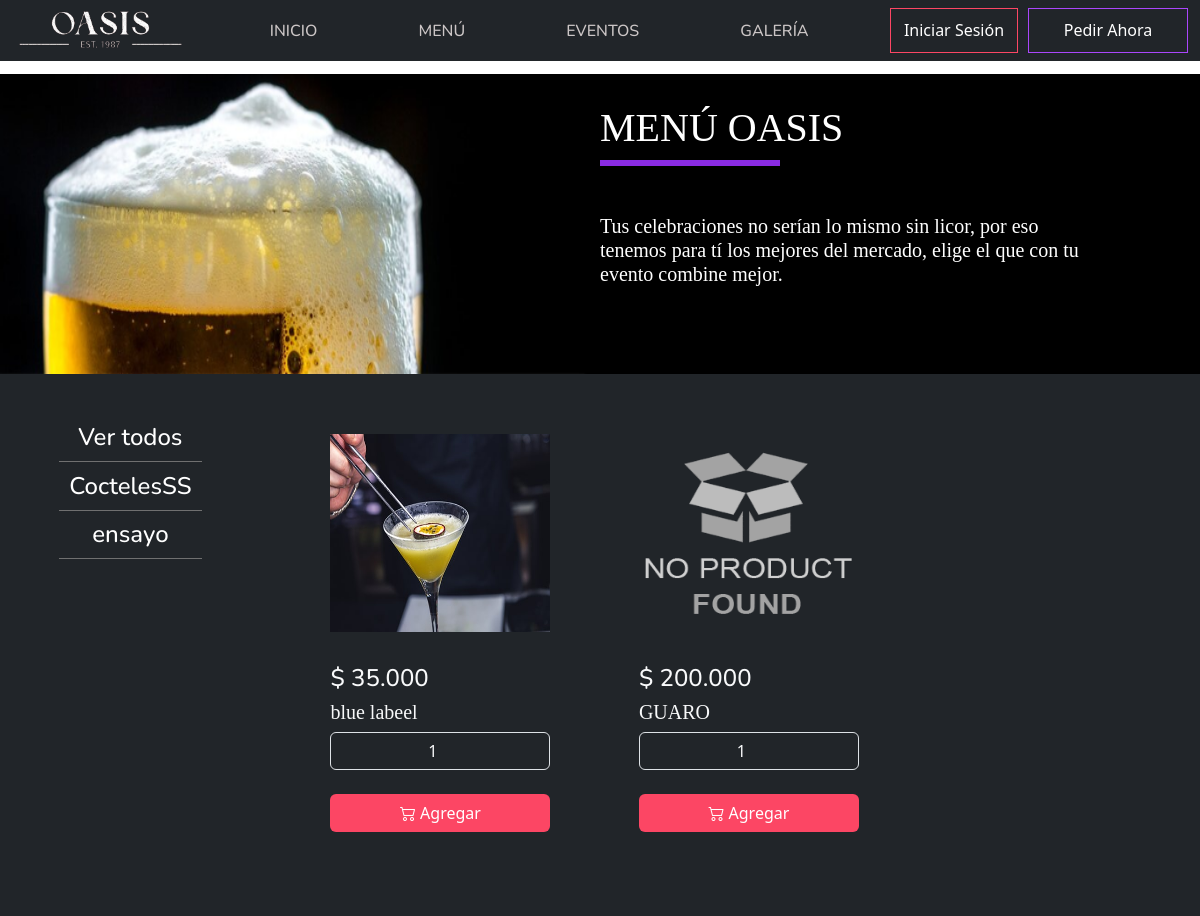
Before: /front_productos/?cat=1 with the older database file.
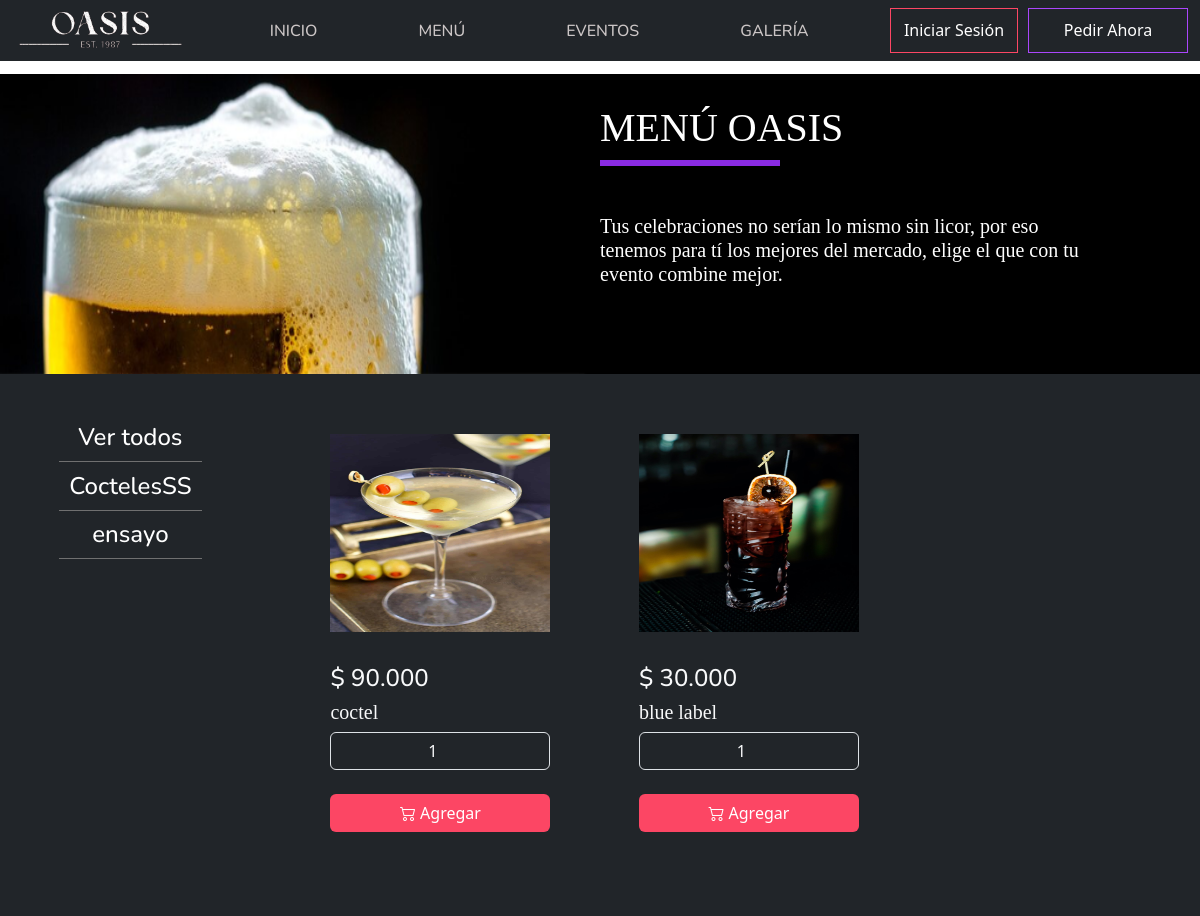
After: the same page with the newer database file.
### Oasis/models.py (models this page shows, shortened)
class Categoria(models.Model):
    nombre = models.CharField(max_length=150)
    descripcion = models.TextField()
    foto = models.ImageField(upload_to="Img_categorias/", default="Img_categorias/default.png")

class Producto(models.Model):
    nombre = models.CharField(max_length=150)
    descripcion = models.TextField()
    inventario = models.IntegerField(default=0)
    foto = models.ImageField(upload_to="Img_productos/", default="Img_productos/default.png")
    categoria = models.ForeignKey(Categoria, on_delete=models.DO_NOTHING)
    precio = models.IntegerField()

### Oasis/views.py (the view)
# urls.py: path('front_productos/', views.front_productos, name='front_productos'),
def front_productos(request):
    logueo = request.session.get("logueo", False)
    user = None
    if logueo:
        user = Usuario.objects.get(pk = logueo["id"])
    categorias = Categoria.objects.all()
    cat = request.GET.get("cat")
    if cat == None:
        productos = Producto.objects.all()
    else:
        c = Categoria.objects.get(pk=cat)
        productos = Producto.objects.filter(categoria=c)
    contexto = {"data": user,"productos": productos, "categorias": categorias}
    return render(request, "Oasis/front_productos/front_productos.html", contexto)

### Oasis/templates/Oasis/front_productos/front_productos.html (shortened to what this page needs)
{% extends 'Oasis/barNavInicio.html' %}
{% load static %}
{% load humanize %}
{% block contenedor %}
    <div class="d-flex">
        <img src="{% static 'Oasis/img/cerveza.png' %}" alt="cerveza" class="d-block w-50" style="height: 300px;">
        <div class="w-50" style="background-color: black;">
            <h1 style="color: white; font-family: Camingo; margin-top: 5%;">MENÚ OASIS</h1>
            <div style="height: 2%; background-color: blueviolet; width: 30%;"></div>
            <br>
            <br>
            <h5 style="color: white; font-family: Quicksand; width: 80%;">Tus celebraciones no serían lo mismo sin licor, por eso tenemos para tí los mejores del mercado, elige el que con tu evento combine mejor.</h5>
        </div>
    </div>
    <div class="bg-dark text-light w-100 d-flex" style="height:auto; padding: 2%;">
        {% if productos %}
            <div class="d-block" style="width: 18%; padding-top: 16px; padding-left: 3%;">
                <a href="{% url 'front_productos' %}" class="text-center d-block text-decoration-none" style="color:white; font-family:Nunito; font-size: x-large;padding-top: 4%; padding-bottom: 4%; border-bottom: 1px solid rgb(112, 112, 112);">Ver todos</a>
                {% for i in categorias %}
                    <a href="{% url 'front_productos' %}?cat={{ i.id }}" class="text-center d-block text-decoration-none" style="color:white; font-family:Nunito; font-size: x-large;padding-top: 4%; padding-bottom: 4%; border-bottom: 1px solid rgb(112, 112, 112);">{{ i.nombre }}</a>
                {% endfor %}
            </div>
            <div class="d-flex w-100" style="padding-left: 8%;">
                {% for i in productos %}
                    <div class="card bg-transparent text-light" style="width: 17rem; margin-right: 3%; border: none;">
                        <a href="">
                            <img src="{{ i.foto.url }}" class="card-img-top rounded" alt="Producto" style="height: 230px; padding: 16px;">
                        </a>
                        <div class="card-body">
                            <h4 class="card-title" style="font-family:Nunito;">$ {{ i.precio|intcomma }}</h4>
                            <h5 class="card-text" style="font-family: Quicksand;">{{ i.nombre }}</h5>
                            <form>
                                <input type="number" name="cantidad" id="cantidad_{{ i.id }}" class="form-control bg-dark text-light text-center" min="1" value="1" size="3">
                                <br>
                                <button type="button" onclick="add_carrito(`{% url 'carrito_add' %}`, {{ i.id }});" class="btn" style="background-color: #fc4664; color: white; width: 100%;"><i class="bi bi-cart2"></i> Agregar</button>
                            </form>
                            <br>
                        </div>
                    </div>
                {% endfor %}
            </div>
        {% endif %}
    </div>
{% endblock %}

Changed rows visible on the page:
no longer on this page (row edited): Producto: foto (placeholder picture), precio "200.000", nombre "GUARO"
changed Producto id 1: foto: a different picture; precio "35.000" → "90.000"; nombre "blue labeel" → "coctel"
added Producto: foto (picture), precio "30.000", nombre "blue label"
